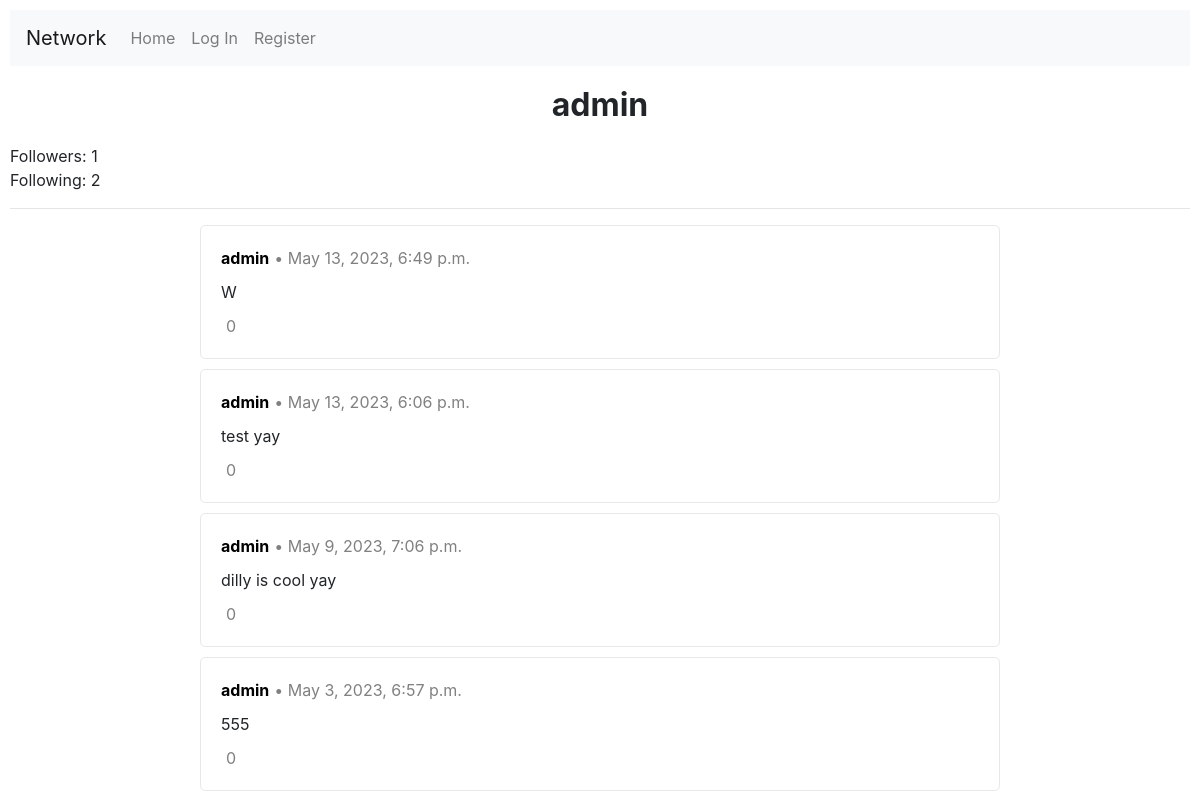
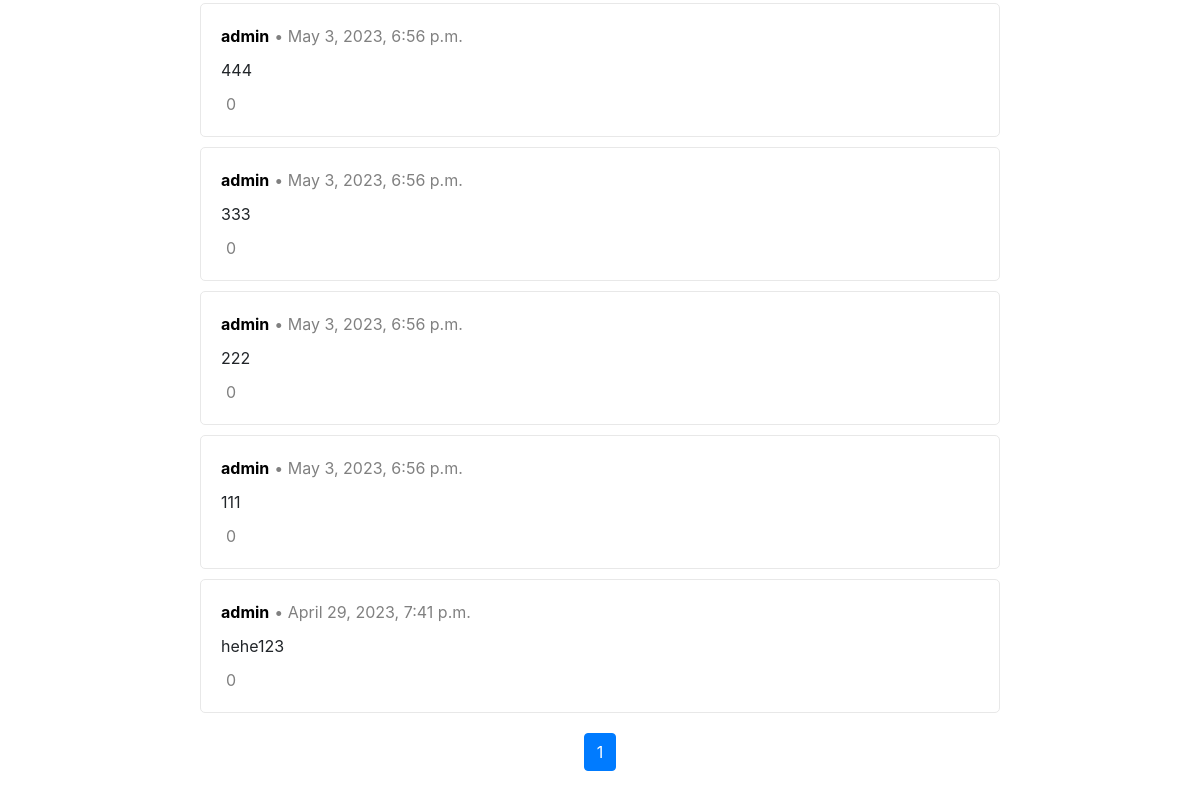
The page /profile/5 on the database as committed earlier (2 pictures, top to bottom).
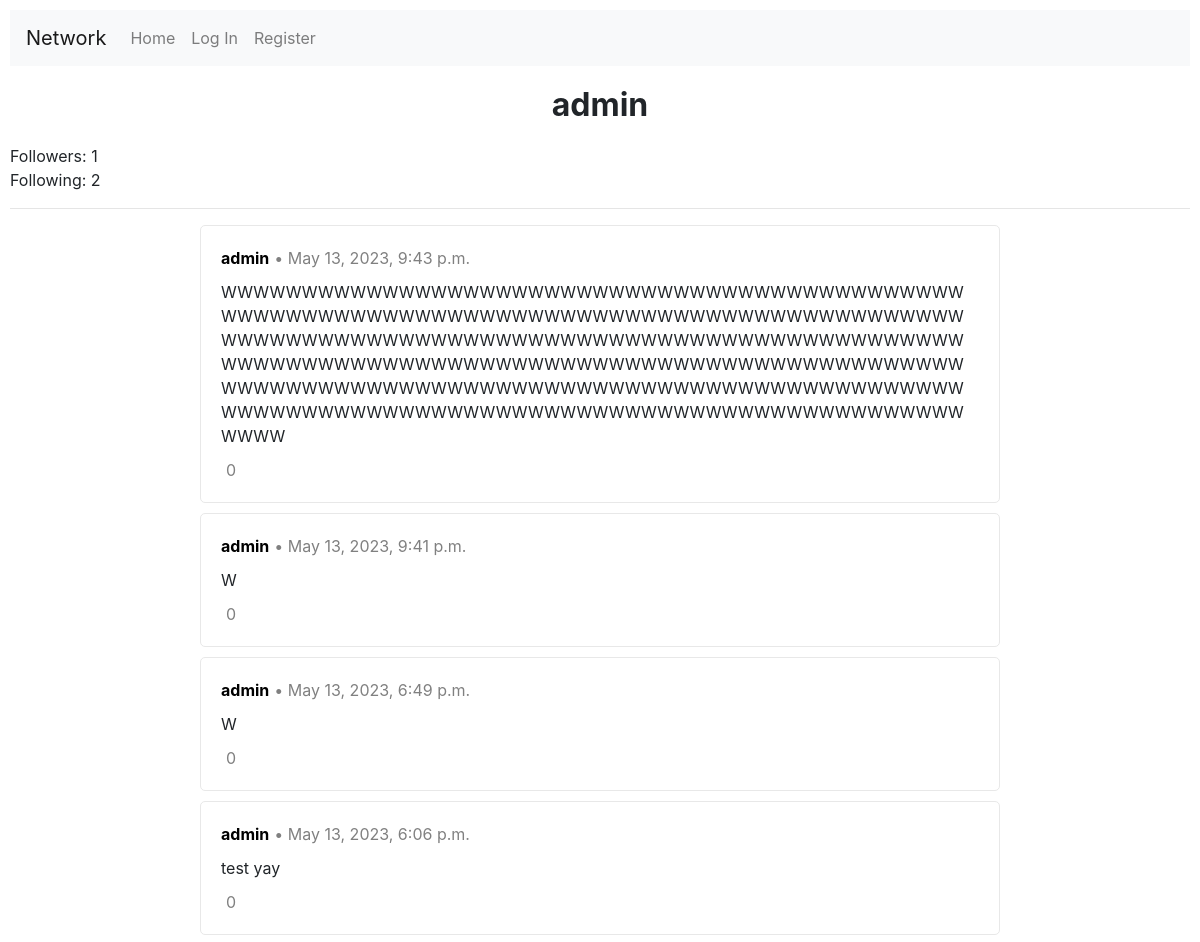
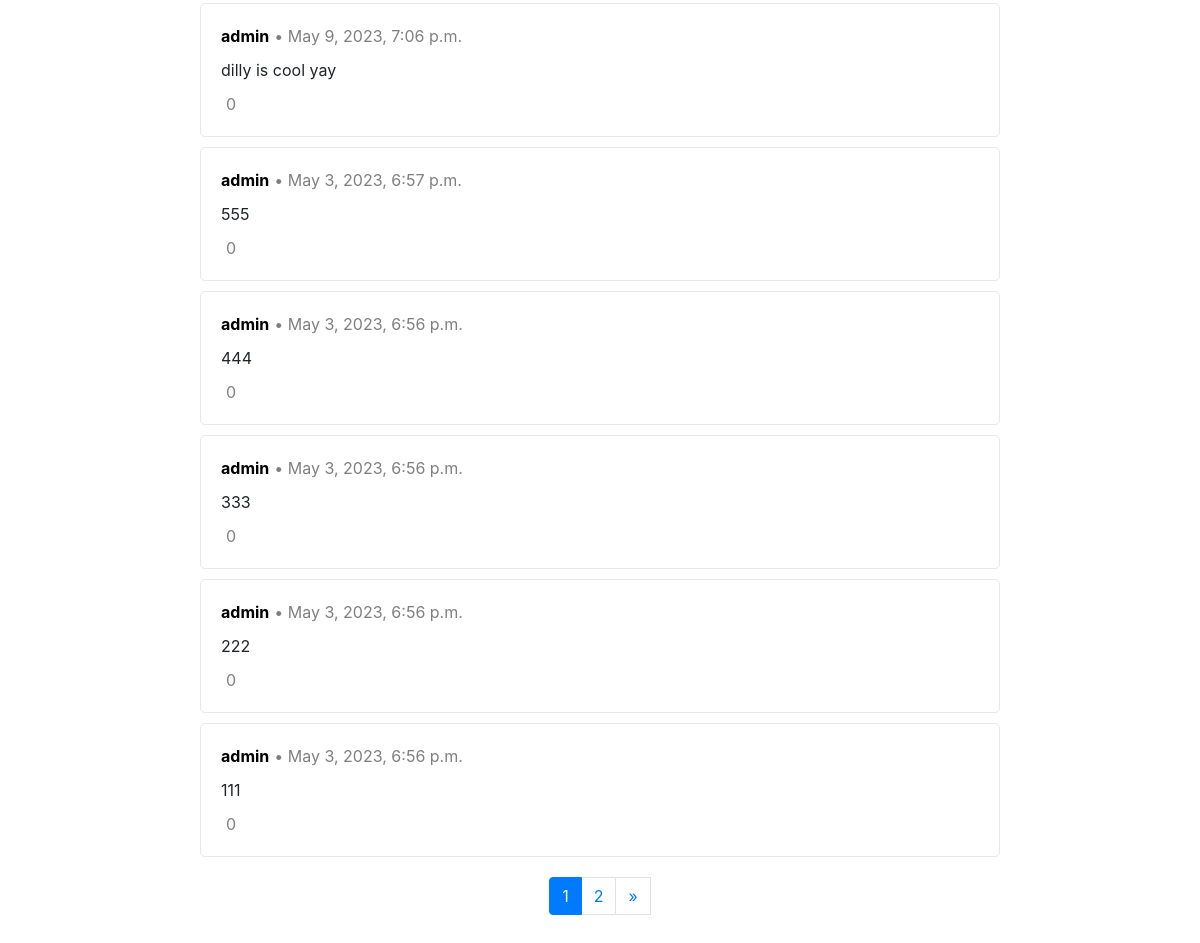
The same page on the database as committed later (2 pictures, top to bottom).
### network/models.py (models this page shows, shortened)
class User(AbstractUser):
    pass

class Post(models.Model):
    user = models.ForeignKey(User, on_delete=models.CASCADE, blank=True, null=True, related_name="post_user")
    content = models.CharField(max_length=280)
    number_of_likes = models.IntegerField(default=0)
    time = models.DateTimeField(auto_now_add=True)

### network/views.py (the view)
# urls.py: path("profile/<int:profile_id>", views.profile, name="profile"),
def profile(request, profile_id):
        all_user_posts = Post.objects.filter(user=profile_id).order_by("-time")
        number_of_posts = len(all_user_posts)
        user = None
        likes = None
        liked_post_ids = []
        if request.user.id is not None:
            user = User.objects.get(id=request.user.id)
            likes = Like.objects.filter(user=user)
            for like in likes:
                liked_post_ids.append(like.post.id)
        profile = User.objects.get(id=profile_id)
        followers = Follow.objects.filter(following=profile_id)
        follower_list = []
        for follower in followers:
            follower_list.append(follower.user)
        if user in follower_list:
            is_following = True
        else:
            is_following = False
        following = Follow.objects.filter(user=profile_id)
        page_obj = get_page_objects(request, all_user_posts)
        return render(request, "network/profile.html", {
            "user": user,
            "liked_post_ids": liked_post_ids,
            "profile": profile,
            "is_following": is_following,
            "followers_count": len(followers),
            "following_count": len(following),
            "page_obj": page_obj,
            "number_of_posts": number_of_posts
        })

### network/utils.py (called while the page is built)
def get_page_objects(request, posts):
    paginator = Paginator(posts, 10)
    page_number = request.GET.get("page")
    page_obj = paginator.get_page(page_number)
    return page_obj

### network/templates/network/profile.html (shortened to what this page needs)
{% extends "network/layout.html" %}
{% block body %}
    <h2>{{ profile.username }}</h2>
    <div>
        Followers: {{ followers_count }}
    </div>
    <div>
        Following: {{ following_count }}
    </div>
    <hr>
    {% include "network/posts.html" %}
{% endblock %}

### network/templates/network/layout.html (shortened to what this page needs)
{% load static %}
<!DOCTYPE html>
<html lang="en">
    <head>
        <link rel="stylesheet" href="https://stackpath.bootstrapcdn.com/bootstrap/4.4.1/css/bootstrap.min.css">
        <link href="{% static 'network/styles.css' %}" rel="stylesheet">
        <link rel="stylesheet" href="https://cdnjs.cloudflare.com/ajax/libs/font-awesome/4.7.0/css/font-awesome.min.css">
    </head>
    <body>
        <nav class="navbar navbar-expand-lg navbar-light bg-light">
            <a class="navbar-brand" href="{% url 'index' %}">Network</a>
            <div>
              <ul class="navbar-nav mr-auto">
                <li class="nav-item">
                  <a class="nav-link" href="{% url 'index' %}">Home</a>
                </li>
                {% if user.is_authenticated %}
                    <li class="nav-item">
                        <a class="nav-link" href="{% url 'follow' %}">Following</a>
                    </li>
                    <li class="nav-item">
                        <a class="nav-link" href="{% url 'logout' %}">Log Out</a>
                    </li>
                {% else %}
                    <li class="nav-item">
                        <a class="nav-link" href="{% url 'login' %}">Log In</a>
                    </li>
                    <li class="nav-item">
                        <a class="nav-link" href="{% url 'register' %}">Register</a>
                    </li>
                {% endif %}
              </ul>
            </div>
          </nav>
        <div class="body">
            {% block body %}
            {% endblock %}
        </div>
    </body>
</html>

### network/templates/network/posts.html (shortened to what this page needs)
{% load static %}
{% if number_of_posts > 0 %}
    {% for post in page_obj %}
        <div class="post-panel">
            <div class="post-header">
                <div>
                    <a class="username" href="{% url 'profile' profile_id=post.user.id %}"><strong>{{ post.user }}</strong></a>
                </div>
                <div class="post-time">
                    &bull; {{ post.time }}
                </div>
            </div>
            <div class="post-content-saved" id="content-div-{{ post.id }}-saved">
                {{ post.content }}
            </div>
            <div class="likes-container" id="likes-div-{{ post.id }}">
                <span class="likes-count" id="likes-count-{{ post.id }}">{{ post.number_of_likes }}</span>
            </div>
        </div>
    {% endfor %}
{% else %}
    No active posts
{% endif %}
<div class="pagination page-navigation">
    <li class="page-item active"><a class="page-link" href="?page={{ page_obj.number }}">{{ page_obj.number }}</a></li>
    {% if page_obj.has_next %}
        <a class="page-link" href="?page={{ page_obj.next_page_number }}">{{ page_obj.next_page_number }}</a>
        <a class="page-link" href="?page={{ page_obj.paginator.num_pages }}">&raquo;</a>
    {% endif %}
</div>

### network/static/network/styles.css (style rules this page uses)
h2 { text-align: center; font-weight: bold; margin: 20px; }
body { padding: 10px; }
.post-panel { border: 1px solid #E8E8E8; border-radius: 5px; padding: 20px; margin: 0 auto; margin-bottom: 10px; width: 800px; }
.username { color: black; }
.page-navigation { display: flex; justify-content: center; margin: 20px auto; }
.likes-container { display: flex; }
.likes-count { margin-left: 5px; color: grey; }
.post-header { display: flex; flex-direction: row; }
.post-time { margin-left: 5px; color: grey; }
.post-content-saved { word-wrap: break-word; margin-top: 10px; margin-bottom: 10px; }

Rows that differ between the two databases and show on the page:
no longer on this page (row unchanged): Post: user "admin", time "April 29, 2023, 7:41 p.m.", content "hehe123", number_of_likes "0"
added Post: user "admin", time "May 13, 2023, 9:43 p.m.", content "WWWWWWWWWWWWWWWWWWWWWWWWWWWWWWWWWWWWWWWWWWWWWWWWWWWWWWWWWWWWWWWWWWWWWWWWWWWWWWWWWWWWWWWWWWWWWWWWWWWWWWWWWWWWWWWWWWWWWWWWWWWWWWWWWWWWWWWWWWWWWWWWWWWWWWWWWWWWWWWWWWWWWWWWWWWWWWWWWWWWWWWWWWWWWWWWWWWWWWWWWWWWWWWWWWWWWWWWWWWWWWWWWWWWWWWWWWWWWWWWWWWWWWWWWWWWWWWWWWWWWWWWWWWWWWWWWWWWWWWW", number_of_likes "0"
added Post: user "admin", time "May 13, 2023, 9:41 p.m.", content "W", number_of_likes "0"
Other text that changed with them:
{{ page_obj.next_page_number }}: (not shown) → "2"
